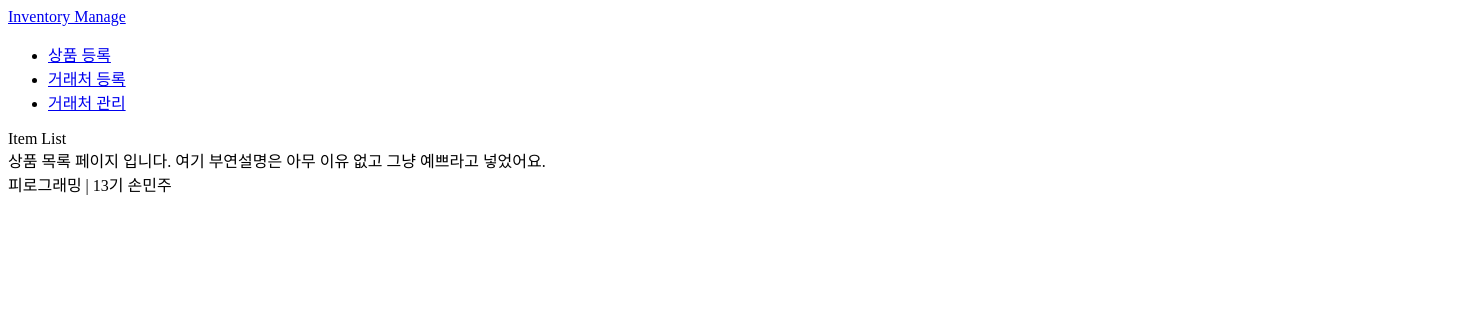
The app's page /inventory/, older data.
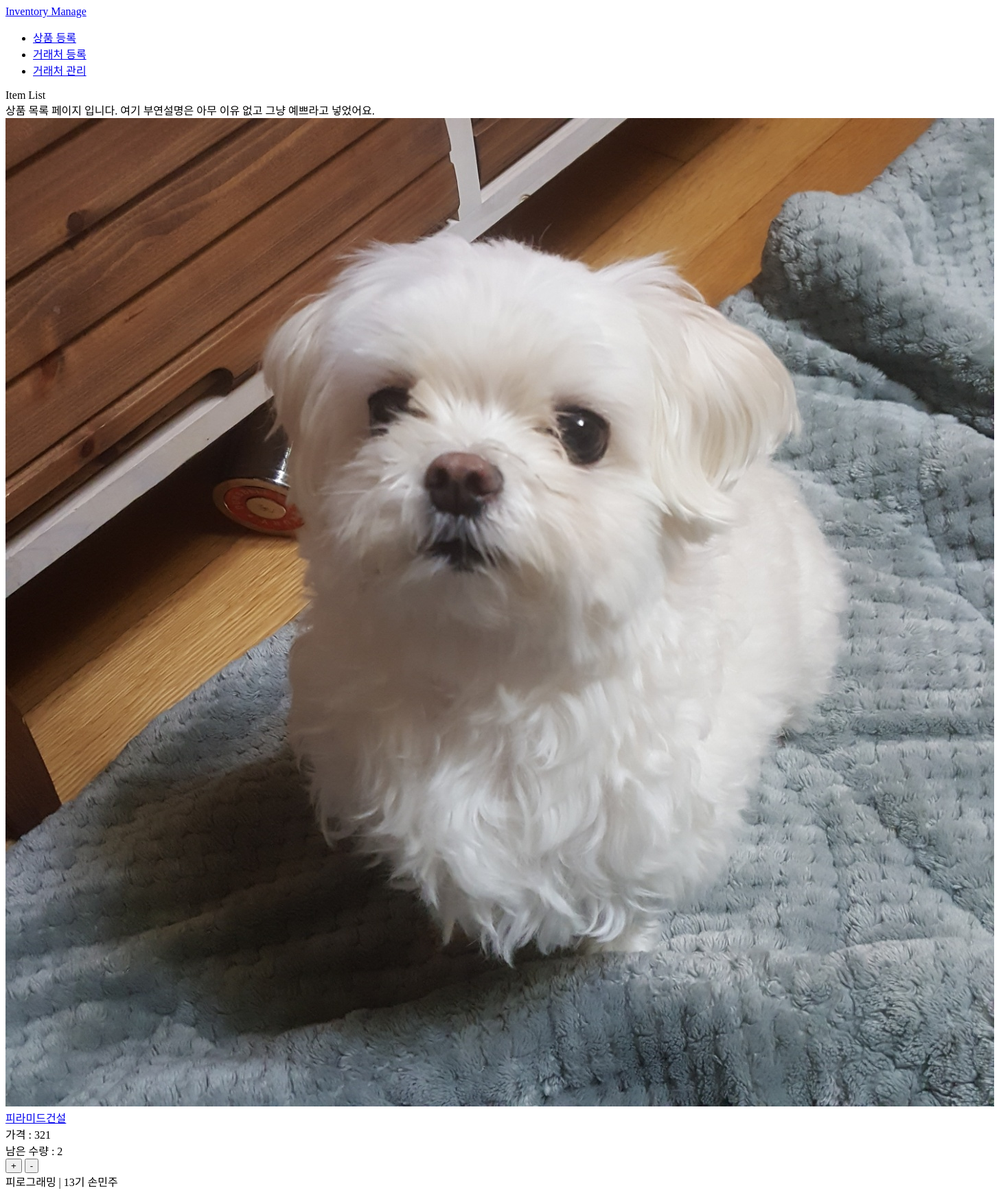
The same page, newer data.
### inventory/models.py (models this page shows, shortened)
class Item(models.Model):
    title = models.CharField(max_length=50, null=True)
    image = models.ImageField(null=True, blank=True, upload_to="image")
    content = models.TextField(null=True, blank=True)
    price = models.PositiveIntegerField(null=True, blank=True)
    amount = models.PositiveIntegerField(null=True)
    account = models.ForeignKey(Account, on_delete=models.CASCADE, null=True)

### inventory/views.py (the view)
# urls.py: path("", views.item_list, name="item_list"),
def item_list(request):
    items = Item.objects.all()
    ctx = {
        "items": items
    }
    return render(request, "inventory/item_list.html", ctx)

### inventory/templates/inventory/item_list.html
{% extends "inventory/layout.html" %}
{% block content %}
    <div id="head">
        <div>Item List</div>
        <div>상품 목록 페이지 입니다. 여기 부연설명은 아무 이유 없고 그냥 예쁘라고 넣었어요.</div>
    </div>
    <div id="items">
        {% for item in items %}
            <div class="item">
                {% if item.image %}
                    <div class="image"><img src="{{ item.image.url }}" alt=""></div>
                {% endif %}
                <div class="title"><a href="{% url 'inventory:item_read' item.pk %}">{{ item.title }}</a></div>
                <div class="price">가격 : {{ item.price }}</div>
                <div id="amount-{{ item.pk }}" class="amount">남은 수량 : {{ item.amount }}</div>
                <input type="submit" onclick="clickButton({{ item.pk }},'plus')" value="+" class="button">
                <input type="submit" onclick="clickButton({{ item.pk }},'minus')" value="-" class="button">
            </div>
        {% endfor %}
    </div>
{% endblock %}

### inventory/templates/inventory/layout.html (shortened to what this page needs)
{% load static %}
<!DOCTYPE html>
<html lang="en">
<head>
</head>
<body>
    <div id="header">
        <div id="title">
            <a href="{% url 'inventory:item_list' %}">
                Inventory Manage
            </a>
        </div>
        <div id="nav">
            <ul>
                <li><a href="{% url 'inventory:item_create' %}">상품 등록</a></li>
                <li><a href="{% url 'inventory:account_create' %}">거래처 등록</a></li>
                <li><a href="{% url 'inventory:account_list' %}">거래처 관리</a></li>
            </ul>
        </div>
    </div>
    <div id="body">
        {% block content %}
        {% endblock %}
    </div>
    <div id="footer">
        <div>피로그래밍 | 13기 손민주</div>
    </div>
</body>
</html>

Row changes from the older to the newer data that the page shows:
added Item: image (picture), title "피라미드건설", price "321", amount "2"
